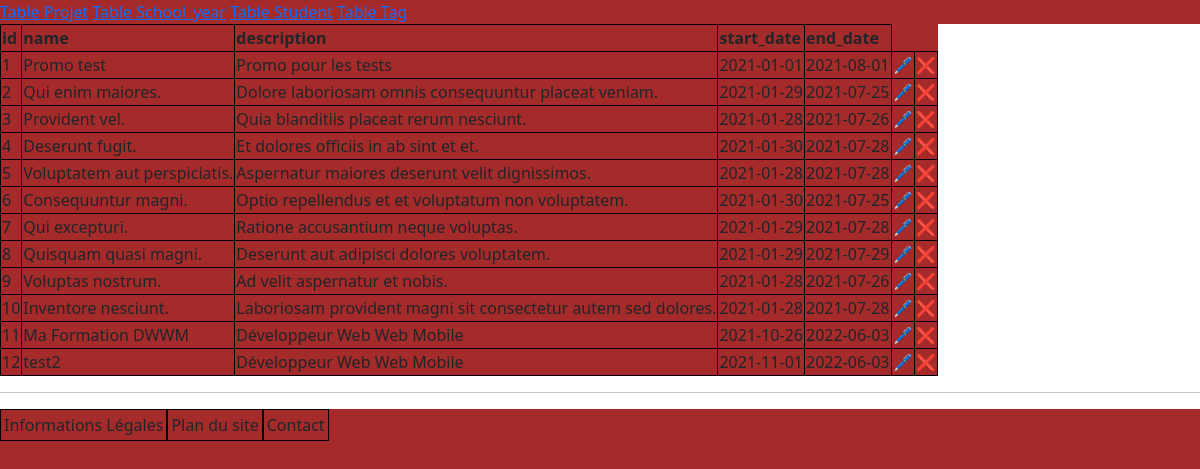
The page /index.php?table=School_year on the database its author committed.
### tables this page shows
CREATE TABLE `school_year` (
  `id` int(11) NOT NULL AUTO_INCREMENT,
  `name` varchar(190) NOT NULL,
  `description` longtext DEFAULT NULL,
  `start_date` date DEFAULT NULL,
  `end_date` date DEFAULT NULL,
  PRIMARY KEY (`id`)
);

### modele/connect_bdd.php (called while the page is built, shortened)
<?php
$bdd_username = $bdd_username ?? 'student';
$bdd_password = $bdd_password ?? 'student';
$bdd_host = $bdd_host ?? 'localhost';
$bdd_dbname = $bdd_dbname ?? 'student';
$dsn = "mysql:host=$bdd_host;dbname=$bdd_dbname; charset=UTF8";
$options = [
    PDO::ATTR_ERRMODE => PDO::ERRMODE_EXCEPTION,
    PDO::ATTR_DEFAULT_FETCH_MODE => PDO::FETCH_ASSOC
];
try {
    $pdo = new PDO($dsn, $bdd_username, $bdd_password, $options);
} catch (PDOException $e) {
    echo "ERREUR connexion à la base de données <br>";
    echo $e->getCode() . '' . $e->getMessage() . '<br>';
    http_response_code(500);
    $pdo = null;
}
function getPdo()
{
    global $pdo;
    return $pdo;
}

### modele/school_year.php (called while the page is built, shortened)
<?php
require_once('connect_bdd.php');
class School_year
{
    private $pdo;
    public function __construct()
    {
        $this->pdo = getpdo();
    }
    public function all()
    {
        $sql = "select id, name, description, start_date, end_date from school_year";
        $stmt = $this->pdo->prepare($sql);
        $stmt->execute();
        $data = $stmt->fetchAll();
        return $data;
    }
}

### vue/school_year_liste.php (the view, shortened to what this page needs)
<table>
    <tr>
        <th>id</th>
        <th>name</th>
        <th>description</th>
        <th>start_date</th>
        <th>end_date</th>
    </tr>
    <?php
    foreach ($school_years as $school_year) { ?>
        <tr>
            <td><?= $school_year['id'] ?></td>
            <td><?= $school_year['name'] ?></td>
            <td><?= $school_year['description'] ?></td>
            <td><?= $school_year['start_date'] ?></td>
            <td><?= $school_year['end_date'] ?></td>
            <td><a href="index.php?table=tag&id=<?= $project['id'] ?>&op=update">🖊️</a></td>
            <td><a href="index.php?table=tag&id=<?= $project['id'] ?>&op=delete">
                    ❌</a></td>
        </tr>
    <?php } ?>
</table>

### vue/css/style.css (style rules this page uses)
* { background-color: brown; }
table th { border: black solid 1px; }
table td { border: black solid 1px; }
table td a { text-decoration: none; }

### rows shown on the page
school_year: id "1", name "Promo test", description "Promo pour les tests", start_date "2021-01-01", end_date "2021-08-01"
school_year: id "2", name "Qui enim maiores.", description "Dolore laboriosam omnis consequuntur placeat veniam.", start_date "2021-01-29", end_date "2021-07-25"
school_year: id "3", name "Provident vel.", description "Quia blanditiis placeat rerum nesciunt.", start_date "2021-01-28", end_date "2021-07-26"
school_year: id "4", name "Deserunt fugit.", description "Et dolores officiis in ab sint et et.", start_date "2021-01-30", end_date "2021-07-28"
school_year: id "5", name "Voluptatem aut perspiciatis.", description "Aspernatur maiores deserunt velit dignissimos.", start_date "2021-01-28", end_date "2021-07-28"
school_year: id "6", name "Consequuntur magni.", description "Optio repellendus et et voluptatum non voluptatem.", start_date "2021-01-30", end_date "2021-07-25"
school_year: id "7", name "Qui excepturi.", description "Ratione accusantium neque voluptas.", start_date "2021-01-29", end_date "2021-07-28"
school_year: id "8", name "Quisquam quasi magni.", description "Deserunt aut adipisci dolores voluptatem.", start_date "2021-01-29", end_date "2021-07-29"
school_year: id "9", name "Voluptas nostrum.", description "Ad velit aspernatur et nobis.", start_date "2021-01-28", end_date "2021-07-26"
school_year: id "10", name "Inventore nesciunt.", description "Laboriosam provident magni sit consectetur autem sed dolores.", start_date "2021-01-28", end_date "2021-07-28"
school_year: id "11", name "Ma Formation DWWM", description "Développeur Web Web Mobile", start_date "2021-10-26", end_date "2022-06-03"
school_year: id "12", name "test2", description "Développeur Web Web Mobile", start_date "2021-11-01", end_date "2022-06-03"
